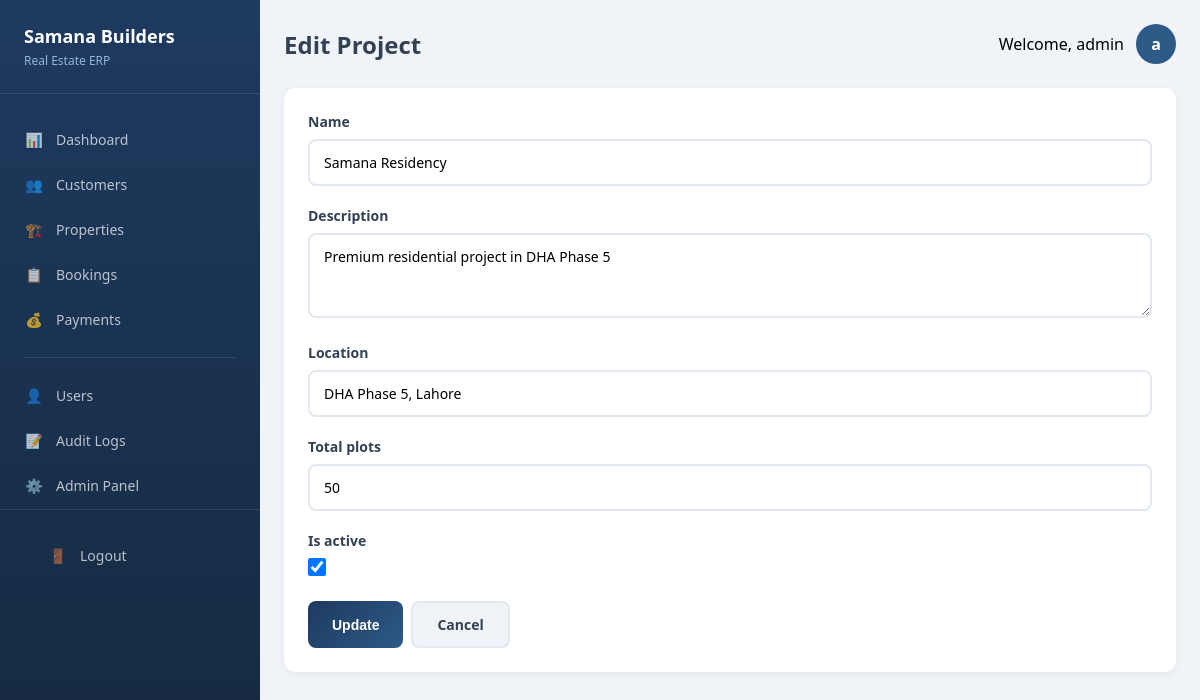
Page /properties/project/1/edit/ (signed in) on the committed database.
### properties/models.py (models this page shows, shortened)
class Project(models.Model):
    name = models.CharField(max_length=200)
    description = models.TextField(blank=True)
    location = models.CharField(max_length=200)
    total_plots = models.PositiveIntegerField(default=0)
    is_active = models.BooleanField(default=True)
    created_at = models.DateTimeField(auto_now_add=True)
    updated_at = models.DateTimeField(auto_now=True)
    class Meta:
        verbose_name_plural = 'Projects'

### core/views.py (the view)
# urls.py: path('properties/project/<int:pk>/edit/', core_views.project_edit_view, name='project_edit'),
@login_required
def project_edit_view(request, pk):
    from properties.forms import ProjectForm
    project = get_object_or_404(Project, pk=pk)
    if request.method == 'POST':
        form = ProjectForm(request.POST, instance=project)
        if form.is_valid():
            form.save()
            AuditLog.objects.create(
                user=request.user, action='update', model_name='Project',
                object_id=str(project.id),
                description=f'Updated project {project.name}'
            )
            messages.success(request, f'Project "{project.name}" updated successfully!')
            return redirect('properties')
    else:
        form = ProjectForm(instance=project)
    return render(request, 'project_form.html', {'form': form, 'title': f'Edit Project', 'project': project})

### properties/forms.py
class ProjectForm(forms.ModelForm):
    class Meta:
        model = Project
        fields = ['name', 'description', 'location', 'total_plots', 'is_active']
        widgets = {
            'name': forms.TextInput(attrs={'class': 'form-control', 'placeholder': 'Project Name'}),
            'description': forms.Textarea(attrs={'class': 'form-control', 'rows': 3, 'placeholder': 'Project Description'}),
            'location': forms.TextInput(attrs={'class': 'form-control', 'placeholder': 'Location'}),
            'total_plots': forms.NumberInput(attrs={'class': 'form-control', 'placeholder': 'Total Plots'}),
            'is_active': forms.CheckboxInput(attrs={'class': 'form-check-input'}),
        }

### templates/project_form.html (shortened to what this page needs)
{% extends 'base_form.html' %}

### templates/base_form.html (shortened to what this page needs)
{% extends 'base.html' %}
{% block content %}
<div class="app-layout">
    <aside class="sidebar">
        <div class="sidebar-brand">
            <h2>Samana Builders</h2>
            <p>Real Estate ERP</p>
        </div>
        <ul class="nav-menu">
            <li class="nav-item">
                <a href="{% url 'dashboard' %}" class="nav-link">
                    <span class="nav-icon">📊</span>
                    Dashboard
                </a>
            </li>
            <li class="nav-item">
                <a href="{% url 'customers' %}" class="nav-link {% if request.path|slice:':12' == '/customers/' %}active{% endif %}">
                    <span class="nav-icon">👥</span>
                    Customers
                </a>
            </li>
            <li class="nav-item">
                <a href="{% url 'properties' %}" class="nav-link {% if request.path|slice:':13' == '/properties/' %}active{% endif %}">
                    <span class="nav-icon">🏗️</span>
                    Properties
                </a>
            </li>
            <li class="nav-item">
                <a href="{% url 'bookings' %}" class="nav-link {% if request.path|slice:':10' == '/bookings/' %}active{% endif %}">
                    <span class="nav-icon">📋</span>
                    Bookings
                </a>
            </li>
            <li class="nav-item">
                <a href="{% url 'payments' %}" class="nav-link {% if request.path|slice:':9' == '/payments/' %}active{% endif %}">
                    <span class="nav-icon">💰</span>
                    Payments
                </a>
            </li>
            <div class="nav-divider"></div>
            <li class="nav-item">
                <a href="{% url 'users' %}" class="nav-link">
                    <span class="nav-icon">👤</span>
                    Users
                </a>
            </li>
            <li class="nav-item">
                <a href="{% url 'audit_logs' %}" class="nav-link">
                    <span class="nav-icon">📝</span>
                    Audit Logs
                </a>
            </li>
            <li class="nav-item">
                <a href="/admin/" class="nav-link">
                    <span class="nav-icon">⚙️</span>
                    Admin Panel
                </a>
            </li>
        </ul>
        <div style="margin-top: auto; padding: 24px; border-top: 1px solid rgba(255,255,255,0.1);">
            <a href="{% url 'logout' %}" class="nav-link">
                <span class="nav-icon">🚪</span>
                Logout
            </a>
        </div>
    </aside>
    <main class="main-content">
        <div class="page-header">
            <h1>{{ title }}</h1>
            <div class="user-info">
                <span>Welcome, {{ request.user.get_full_name|default:request.user.username }}</span>
                <div class="user-avatar">{{ request.user.first_name.0|default:request.user.username.0 }}</div>
            </div>
        </div>
        <div class="card">
            <form method="post" novalidate>
                {% for field in form %}
                <div class="form-group">
                    <label for="{{ field.id_for_label }}">{{ field.label }}</label>
                    {{ field }}
                </div>
                {% endfor %}
                <div class="btn-group mt-2">
                    <button type="submit" class="btn btn-primary">
                        {% if "Edit" in title %}Update{% elif "Delete" in title %}Delete{% else %}Create{% endif %}
                    </button>
                    <a href="{% if cancel_url %}{% url cancel_url %}{% else %}javascript:history.back(){% endif %}" class="btn btn-secondary">Cancel</a>
                </div>
            </form>
        </div>
    </main>
</div>
{% endblock %}

### templates/base.html (style rules this page uses)
* { margin: 0; padding: 0; box-sizing: border-box; }
body { font-family: 'Segoe UI', Tahoma, Geneva, Verdana, sans-serif; background: #f0f4f8; min-height: 100vh; }
:root { --primary-dark: #1e3a5f; --primary: #2d5a87; --primary-light: #94b8d4; --accent-green: #10b981; --accent-amber: #f59e0b; --accent-red: #ef4444; --bg-light: #f0f4f8; --text-dark: #334155; --border: #e2e8f0; }
.form-group { margin-bottom: 20px; }
.form-group label { display: block; font-size: 14px; font-weight: 600; color: var(--text-dark); margin-bottom: 8px; }
.form-control { width: 100%; padding: 12px 14px; border: 2px solid var(--border); border-radius: 8px; font-size: 14px; transition: all 0.3s; font-family: inherit; }
textarea.form-control { resize: vertical; min-height: 80px; }
.form-check-input { width: 18px; height: 18px; cursor: pointer; }
.btn { display: inline-flex; align-items: center; justify-content: center; padding: 12px 24px; border: none; border-radius: 8px; font-size: 14px; font-weight: 600; cursor: pointer; transition: all 0.3s; text-decoration: none; gap: 8px; }
.btn-primary { background: linear-gradient(135deg, var(--primary-dark) 0%, var(--primary) 100%); color: white; }
.btn-secondary { background: var(--bg-light); color: var(--text-dark); border: 2px solid var(--border); }
.btn-group { display: flex; gap: 8px; flex-wrap: wrap; }
.app-layout { display: flex; min-height: 100vh; }
.sidebar { width: 260px; background: linear-gradient(180deg, var(--primary-dark) 0%, #15293f 100%); color: white; padding: 24px 0; position: fixed; height: 100vh; overflow-y: auto; }
.sidebar-brand { padding: 0 24px 24px; border-bottom: 1px solid rgba(255,255,255,0.1); margin-bottom: 24px; }
.sidebar-brand h2 { font-size: 18px; margin-bottom: 4px; }
.sidebar-brand p { font-size: 12px; color: var(--primary-light); }
.nav-menu { list-style: none; }
.nav-item { margin-bottom: 2px; }
.nav-link { display: flex; align-items: center; padding: 12px 24px; color: rgba(255,255,255,0.7); text-decoration: none; transition: all 0.3s; font-size: 14px; }
.nav-icon { width: 20px; margin-right: 12px; text-align: center; }
.nav-divider { height: 1px; background: rgba(255,255,255,0.1); margin: 16px 24px; }
.main-content { flex: 1; margin-left: 260px; padding: 24px; }
.page-header { display: flex; justify-content: space-between; align-items: center; margin-bottom: 24px; }
.page-header h1 { font-size: 24px; color: var(--text-dark); }
.user-info { display: flex; align-items: center; gap: 12px; }
.user-avatar { width: 40px; height: 40px; border-radius: 50%; background: var(--primary); color: white; display: flex; align-items: center; justify-content: center; font-weight: 600; }
.card { background: white; border-radius: 12px; box-shadow: 0 2px 8px rgba(0,0,0,0.06); padding: 24px; margin-bottom: 24px; }
.mt-2 { margin-top: 16px; }

### rows in the picture
Project: form "Samana Residency" "Premium residential project in DHA Phase 5" "DHA Phase 5, Lahore" "50" "☑"

### other values in the picture
{{ title }} "Edit Project"
{{ request.user.get_full_name|default:request.user.username }} "admin"
{{ request.user.first_name.0|default:request.user.username.0 }} "a"
{{ field.label }} "Name" "Description" "Location" "Total plots" "Is active"
